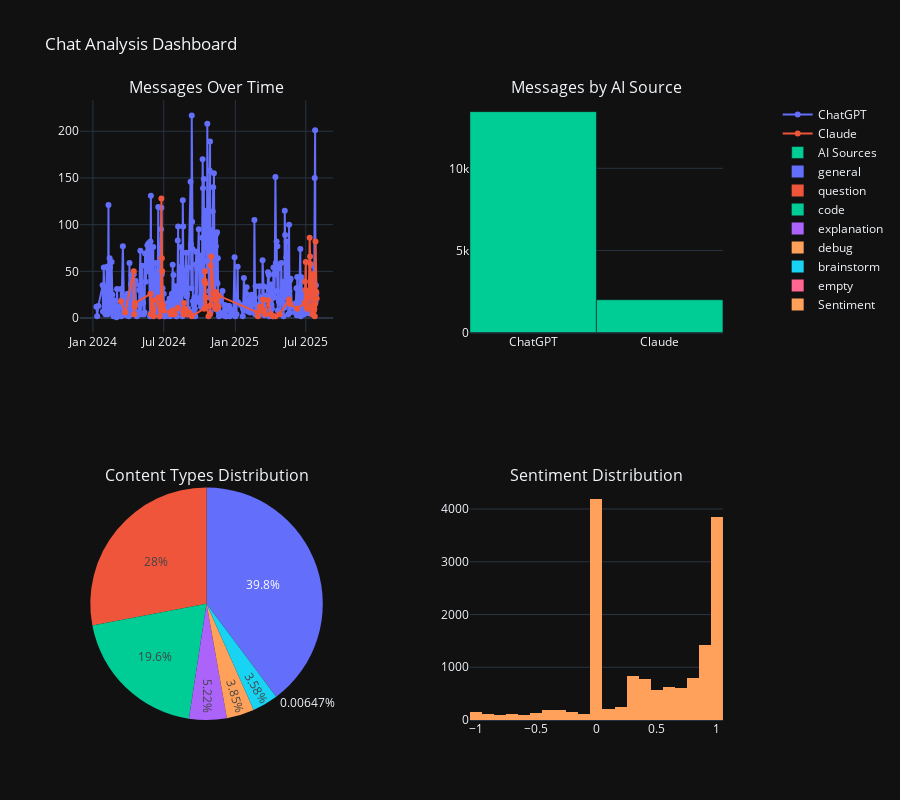

Notebook cell for this chart:
### Markdown cell above
## 📈 Activity Patterns

### Code cell
# Messages over time
fig = make_subplots(
    rows=2, cols=2,
    subplot_titles=['Messages Over Time', 'Messages by AI Source', 'Content Types Distribution',
                    'Sentiment Distribution'],
    specs=[[{"secondary_y": True}, {"type": "bar"}],
           [{"type": "pie"}, {"type": "histogram"}]]
)

# Messages over time by AI source
daily_messages = combined_df.groupby([combined_df['timestamp'].dt.date, 'source_ai']).size().reset_index(name='count')
for ai_source in combined_df['source_ai'].unique():
    ai_data = daily_messages[daily_messages['source_ai'] == ai_source]
    fig.add_trace(
        go.Scatter(x=ai_data['timestamp'], y=ai_data['count'], name=ai_source, mode='lines+markers'),
        row=1, col=1
    )

# Messages by AI source
ai_counts = combined_df['source_ai'].value_counts()
fig.add_trace(
    go.Bar(x=ai_counts.index, y=ai_counts.values, name='AI Sources'),
    row=1, col=2
)

# Content types pie chart
fig.add_trace(
    go.Pie(labels=content_counts.index, values=content_counts.values, name="Content Types"),
    row=2, col=1
)

# Sentiment distribution
fig.add_trace(
    go.Histogram(x=combined_df['sentiment_score'], name='Sentiment', nbinsx=30),
    row=2, col=2
)

fig.update_layout(height=800, title_text="Chat Analysis Dashboard")
fig.show()

### Figure 1 — Plotly figure (JSON) as saved in the notebook; plotly's stock layout.template omitted (floating-point values rounded to 4 significant figures; data arrays with more than 128 entries replaced by an {"elided": "..."} marker saying what was removed)
{"data": [{"mode": "lines+markers", "name": "ChatGPT", "type": "scatter", "x": {"elided": "381 str values"}, "xaxis": "x", "y": {"elided": "381 int values"}, "yaxis": "y"}, {"mode": "lines+markers", "name": "Claude", "type": "scatter", "x": ["2024-03-13", "2024-03-24", "2024-04-15", "2024-04-16", "2024-04-17", "2024-04-18", "2024-05-28", "2024-05-29", "2024-06-04", "2024-06-05", "2024-06-17", "2024-06-21", "2024-06-24", "2024-06-25", "2024-06-26", "2024-06-27", "2024-06-29", "2024-07-01", "2024-07-18", "2024-07-19", "2024-07-24", "2024-07-29", "2024-08-06", "2024-08-21", "2024-08-22", "2024-08-23", "2024-08-24", "2024-08-26", "2024-08-27", "2024-08-29", "2024-08-30", "2024-09-04", "2024-09-10", "2024-09-11", "2024-10-13", "2024-10-14", "2024-10-15", "2024-10-16", "2024-10-17", "2024-10-20", "2024-10-24", "2024-10-28", "2024-10-29", "2024-10-30", "2024-10-31", "2024-11-07", "2024-11-08", "2024-11-11", "2024-11-12", "2024-11-13", "2024-11-14", "2024-11-15", "2024-11-18", "2024-11-19", "2025-02-27", "2025-02-28", "2025-03-01", "2025-03-05", "2025-03-12", "2025-03-13", "2025-03-14", "2025-03-19", "2025-03-26", "2025-04-02", "2025-04-08", "2025-04-14", "2025-04-25", "2025-05-19", "2025-05-22", "2025-06-09", "2025-06-28", "2025-06-29", "2025-06-30", "2025-07-01", "2025-07-02", "2025-07-03", "2025-07-05", "2025-07-07", "2025-07-08", "2025-07-09", "2025-07-11", "2025-07-12", "2025-07-13", "2025-07-14", "2025-07-15", "2025-07-16", "2025-07-17", "2025-07-18", "2025-07-19", "2025-07-20", "2025-07-21", "2025-07-22", "2025-07-23", "2025-07-24", "2025-07-25", "2025-07-26", "2025-07-28", "2025-07-29"], "xaxis": "x", "y": [18, 6, 50, 4, 12, 16, 26, 4, 19, 2, 22, 2, 8, 128, 64, 50, 14, 8, 6, 4, 8, 4, 11, 4, 16, 10, 4, 10, 8, 4, 4, 6, 3, 2, 10, 40, 50, 37, 22, 12, 2, 4, 56, 14, 66, 20, 26, 10, 28, 24, 10, 12, 12, 24, 6, 2, 6, 12, 8, 20, 8, 4, 19, 4, 2, 2, 4, 20, 15, 10, 16, 39, 30, 60, 15, 11, 10, 22, 10, 28, 86, 66, 58, 41, 44, 12, 34, 4, 47, 10, 8, 8, 10, 2, 15, 82, 28, 21], "yaxis": "y"}, {"name": "AI Sources", "type": "bar", "x": ["ChatGPT", "Claude"], "xaxis": "x2", "y": [13453, 1995], "yaxis": "y3"}, {"domain": {"x": [0, 0.37], "y": [0, 0.375]}, "labels": ["general", "question", "code", "explanation", "debug", "brainstorm", "empty"], "name": "Content Types", "type": "pie", "values": [6143, 4327, 3023, 807, 594, 553, 1]}, {"name": "Sentiment", "nbinsx": 30, "type": "histogram", "x": {"elided": "15448 float values"}, "xaxis": "x3", "yaxis": "y4"}], "layout": {"annotations": [{"font": {"size": 16}, "showarrow": false, "text": "Messages Over Time", "x": 0.185, "xanchor": "center", "xref": "paper", "y": 1, "yanchor": "bottom", "yref": "paper"}, {"font": {"size": 16}, "showarrow": false, "text": "Messages by AI Source", "x": 0.755, "xanchor": "center", "xref": "paper", "y": 1, "yanchor": "bottom", "yref": "paper"}, {"font": {"size": 16}, "showarrow": false, "text": "Content Types Distribution", "x": 0.185, "xanchor": "center", "xref": "paper", "y": 0.375, "yanchor": "bottom", "yref": "paper"}, {"font": {"size": 16}, "showarrow": false, "text": "Sentiment Distribution", "x": 0.755, "xanchor": "center", "xref": "paper", "y": 0.375, "yanchor": "bottom", "yref": "paper"}], "height": 800, "title": {"text": "Chat Analysis Dashboard"}, "xaxis": {"anchor": "y", "domain": [0, 0.37]}, "xaxis2": {"anchor": "y3", "domain": [0.57, 0.94]}, "xaxis3": {"anchor": "y4", "domain": [0.57, 0.94]}, "yaxis": {"anchor": "x", "domain": [0.625, 1]}, "yaxis2": {"anchor": "x", "overlaying": "y", "side": "right"}, "yaxis3": {"anchor": "x2", "domain": [0.625, 1]}, "yaxis4": {"anchor": "x3", "domain": [0, 0.375]}}}
